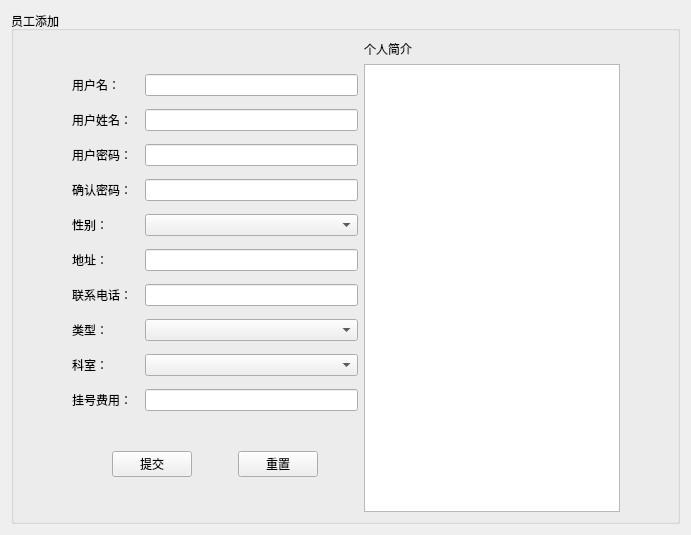
<?xml version="1.0" encoding="UTF-8"?>
<ui version="4.0">
 <class>EmployeeBtn</class>
 <widget class="QWidget" name="EmployeeBtn">
  <property name="geometry">
   <rect>
    <x>0</x>
    <y>0</y>
    <width>691</width>
    <height>535</height>
   </rect>
  </property>
  <property name="windowTitle">
   <string>Form</string>
  </property>
  <layout class="QHBoxLayout" name="horizontalLayout_4">
   <item>
    <widget class="QGroupBox" name="groupBox">
     <property name="title">
      <string>员工添加</string>
     </property>
     <layout class="QHBoxLayout" name="horizontalLayout_3">
      <item>
       <spacer name="horizontalSpacer_4">
        <property name="orientation">
         <enum>Qt::Horizontal</enum>
        </property>
        <property name="sizeHint" stdset="0">
         <size>
          <width>40</width>
          <height>20</height>
         </size>
        </property>
       </spacer>
      </item>
      <item>
       <layout class="QVBoxLayout" name="verticalLayout_3">
        <item>
         <layout class="QHBoxLayout" name="horizontalLayout">
          <property name="spacing">
           <number>13</number>
          </property>
          <item>
           <layout class="QVBoxLayout" name="verticalLayout">
            <property name="spacing">
             <number>13</number>
            </property>
            <item>
             <widget class="QLabel" name="label">
              <property name="text">
               <string>用户名：</string>
              </property>
             </widget>
            </item>
            <item>
             <widget class="QLabel" name="label_2">
              <property name="text">
               <string>用户姓名：</string>
              </property>
             </widget>
            </item>
            <item>
             <widget class="QLabel" name="label_3">
              <property name="text">
               <string>用户密码：</string>
              </property>
             </widget>
            </item>
            <item>
             <widget class="QLabel" name="label_4">
              <property name="text">
               <string>确认密码：</string>
              </property>
             </widget>
            </item>
            <item>
             <widget class="QLabel" name="label_9">
              <property name="text">
               <string>性别：</string>
              </property>
             </widget>
            </item>
            <item>
             <widget class="QLabel" name="label_5">
              <property name="text">
               <string>地址：</string>
              </property>
             </widget>
            </item>
            <item>
             <widget class="QLabel" name="label_6">
              <property name="text">
               <string>联系电话：</string>
              </property>
             </widget>
            </item>
            <item>
             <widget class="QLabel" name="label_7">
              <property name="text">
               <string>类型：</string>
              </property>
             </widget>
            </item>
            <item>
             <widget class="QLabel" name="label_8">
              <property name="text">
               <string>科室：</string>
              </property>
             </widget>
            </item>
            <item>
             <widget class="QLabel" name="label_11">
              <property name="text">
               <string>挂号费用：</string>
              </property>
             </widget>
            </item>
           </layout>
          </item>
          <item>
           <layout class="QVBoxLayout" name="verticalLayout_2">
            <property name="spacing">
             <number>13</number>
            </property>
            <item>
             <widget class="QLineEdit" name="lineEditUName"/>
            </item>
            <item>
             <widget class="QLineEdit" name="lineEditName"/>
            </item>
            <item>
             <widget class="QLineEdit" name="lineEditPassword"/>
            </item>
            <item>
             <widget class="QLineEdit" name="lineEditSurePassword"/>
            </item>
            <item>
             <widget class="QComboBox" name="comboBoxSex"/>
            </item>
            <item>
             <widget class="QLineEdit" name="lineEditAddress"/>
            </item>
            <item>
             <widget class="QLineEdit" name="lineEditPhone"/>
            </item>
            <item>
             <widget class="QComboBox" name="comboBoxUserType"/>
            </item>
            <item>
             <widget class="QComboBox" name="comboBoxSectionRoom"/>
            </item>
            <item>
             <widget class="QLineEdit" name="lineEditMoney"/>
            </item>
           </layout>
          </item>
         </layout>
        </item>
        <item>
         <layout class="QHBoxLayout" name="horizontalLayout_2">
          <item>
           <spacer name="horizontalSpacer">
            <property name="orientation">
             <enum>Qt::Horizontal</enum>
            </property>
            <property name="sizeHint" stdset="0">
             <size>
              <width>40</width>
              <height>20</height>
             </size>
            </property>
           </spacer>
          </item>
          <item>
           <widget class="QPushButton" name="btnCommit">
            <property name="text">
             <string>提交</string>
            </property>
           </widget>
          </item>
          <item>
           <spacer name="horizontalSpacer_2">
            <property name="orientation">
             <enum>Qt::Horizontal</enum>
            </property>
            <property name="sizeHint" stdset="0">
             <size>
              <width>40</width>
              <height>20</height>
             </size>
            </property>
           </spacer>
          </item>
          <item>
           <widget class="QPushButton" name="btnReset">
            <property name="text">
             <string>重置</string>
            </property>
           </widget>
          </item>
          <item>
           <spacer name="horizontalSpacer_3">
            <property name="orientation">
             <enum>Qt::Horizontal</enum>
            </property>
            <property name="sizeHint" stdset="0">
             <size>
              <width>40</width>
              <height>20</height>
             </size>
            </property>
           </spacer>
          </item>
         </layout>
        </item>
       </layout>
      </item>
      <item>
       <layout class="QVBoxLayout" name="verticalLayout_4">
        <item>
         <widget class="QLabel" name="label_10">
          <property name="text">
           <string>个人简介</string>
          </property>
         </widget>
        </item>
        <item>
         <widget class="QTextEdit" name="textEditInformation"/>
        </item>
       </layout>
      </item>
      <item>
       <spacer name="horizontalSpacer_5">
        <property name="orientation">
         <enum>Qt::Horizontal</enum>
        </property>
        <property name="sizeHint" stdset="0">
         <size>
          <width>40</width>
          <height>20</height>
         </size>
        </property>
       </spacer>
      </item>
     </layout>
    </widget>
   </item>
  </layout>
 </widget>
 <resources/>
 <connections/>
</ui>
